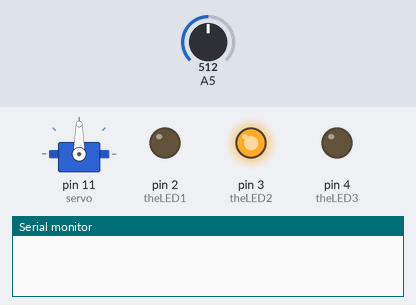
Simulated run of this sketch. Board: Arduino Uno, built with avr-gcc and run on an emulated ATmega328P. Parts: servo, output pins drawn as LEDs (lit = HIGH), the last lines printed to the serial monitor. The test bench sets the inputs (shaded band); at power-on: A5 = 512.

Above: at 3.2 s.
3.3 s: A5 set to 476
4.8 s: A5 set to 454
At 6.2 s:
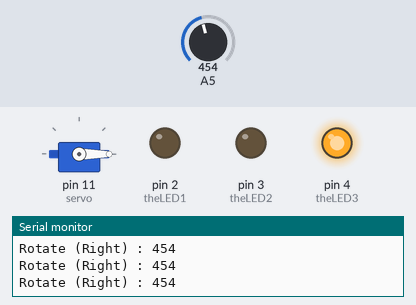
6.5 s: A5 set to 572
At 7.7 s:
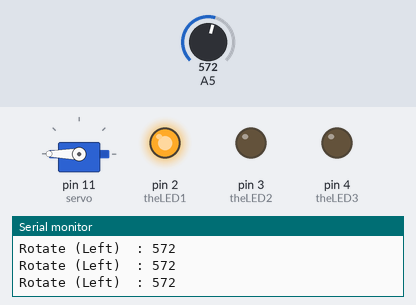
8.0 s: A5 set to 554
At 8.9 s:
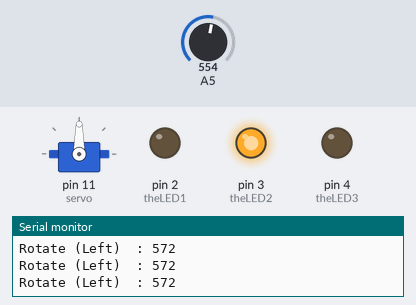
9.5 s: A5 set to 452
At 10.1 s:
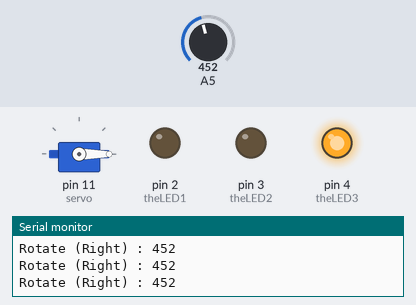
Timing chart, 0 to 12.0 s (numbered marks = the images above; inputs shaded):
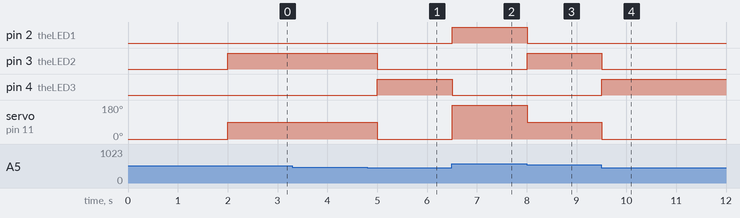

Measured:
- the behaviour switches between 462 and 461 on A5 (found by bisection; images 0 and 1)
- the behaviour switches between 563 and 562 on A5 (found by bisection; images 2 and 3)
- after the input at 3.3 s, every drawn part: stays the same
- after the input at 4.8 s, pin 3 (theLED2): HIGH → LOW after 0.20 s; pin 4 (theLED3): LOW → HIGH after 0.20 s; servo on pin 11 (servo): 90° → 0° after 0.20 s
- after the input at 6.5 s, pin 2 (theLED1): LOW → HIGH at once; pin 4 (theLED3): HIGH → LOW at once; servo on pin 11 (servo): 0° → 180° at once
- after the input at 8.0 s, pin 2 (theLED1): HIGH → LOW at once; pin 3 (theLED2): LOW → HIGH at once; servo on pin 11 (servo): 180° → 90° at once
- after the input at 9.5 s, pin 3 (theLED2): HIGH → LOW at once; pin 4 (theLED3): LOW → HIGH at once; servo on pin 11 (servo): 90° → 0° at once

The sketch:

servo2.ino
```cpp
#include <Servo.h>

Servo servo;

int theLED1 = 2;
int theLED2 = 3;
int theLED3 = 4;

int leftRightPotentiometer;

void setup()
{
    pinMode(theLED1, OUTPUT);
    pinMode(theLED2, OUTPUT);
    pinMode(theLED3, OUTPUT);

    digitalWrite(theLED1, LOW);
    digitalWrite(theLED2, LOW);
    digitalWrite(theLED3, LOW);

    servo.attach(11);
    servo.write(0);

    delay(2000);

    Serial.begin(9600);
}

void loop()
{
    leftRightPotentiometer = analogRead(A5);

    if (leftRightPotentiometer > 562)
    {
        servo.write(180);
        Serial.print("Rotate (Left)  : ");
        Serial.println(leftRightPotentiometer);
        digitalWrite(theLED2, LOW);
        digitalWrite(theLED1, HIGH);
        digitalWrite(theLED3, LOW);
        delay(250);
    }
    else if (leftRightPotentiometer < 462)
    {
        servo.write(0);
        Serial.print("Rotate (Right) : ");
        Serial.println(leftRightPotentiometer);
        digitalWrite(theLED2, LOW);
        digitalWrite(theLED1, LOW);
        digitalWrite(theLED3, HIGH);
        delay(250);
    }
    else
    {
        servo.write(90);
        digitalWrite(theLED2, HIGH);
        digitalWrite(theLED1, LOW);
        digitalWrite(theLED3, LOW);
        delay(250);
    }
}
```
